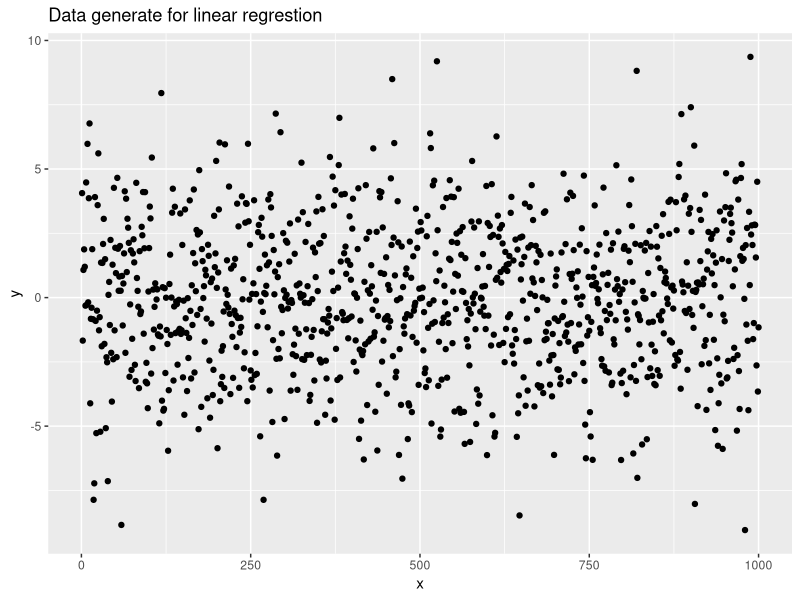
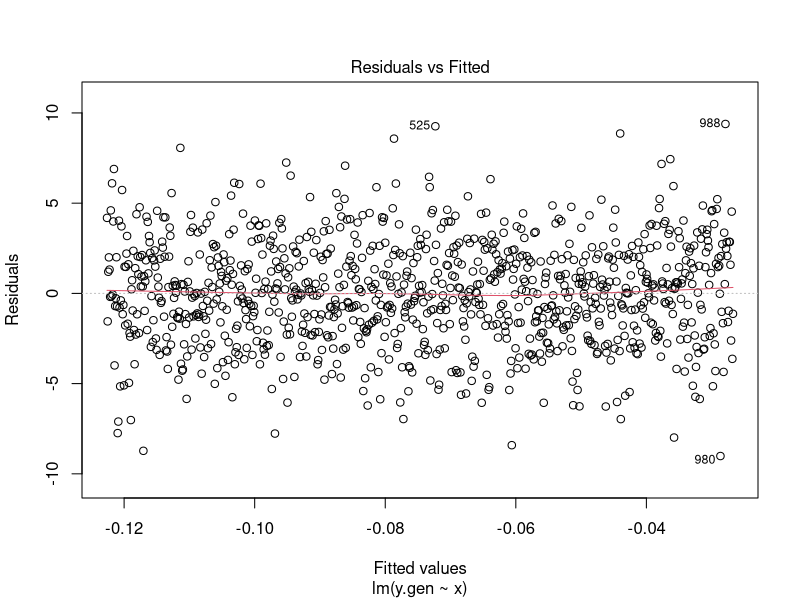
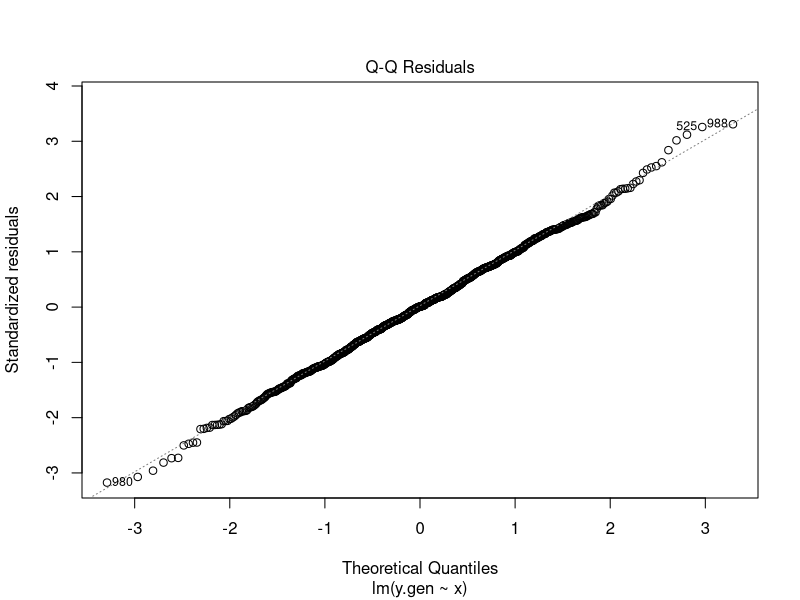
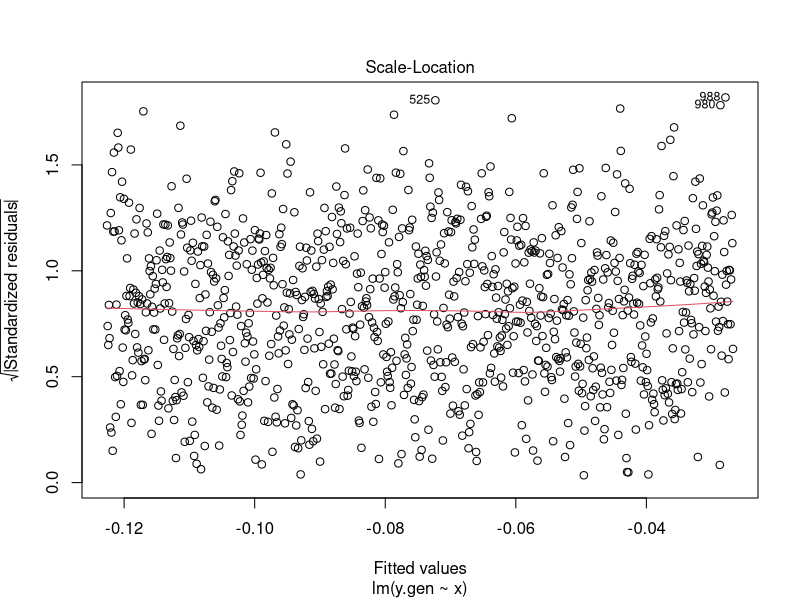
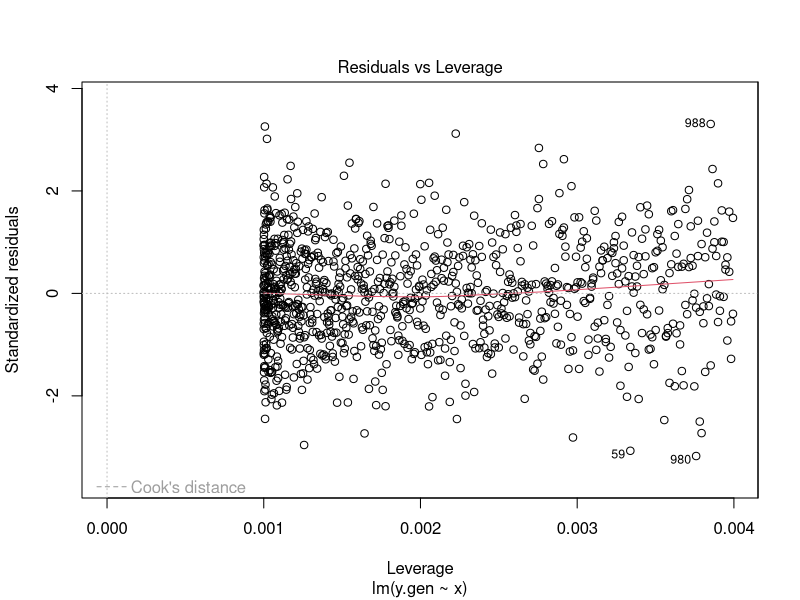

The R script that drew these images, in order:
## ---- chunk 1
library(ggplot2)

set.seed(42)

n <- 1000
x <- 1:n

# Changeable parameters
# - Change the parameters to affect the generated data points below.
# - You may copy this code multiple times to answer all the questions in the exercise.
# - You may find it reasonable to argue for multiple violations from a single generated set of data points.

contant <- 0
trend <- 0
curve_magnitue <- 0
curve_period <- 100
curve_shift <- 0
normal_noise_magnitue <- 1
norm_noise_periode <- 10000
shift_norm_noise <- 500
non_normal_noise_magnitue <- 0
non_norm_noice_periode <- 10000
shift_non_norm_noise <- 500

y.gen <- contant +
  trend * x + 
  curve_magnitue* sin(
    (x/curve_period + curve_shift)*pi
    ) + 
  normal_noise_magnitue*cos(
    (x/norm_noise_periode + shift_norm_noise/norm_noise_periode)*pi
    )*rnorm(n, sd = 3) +
  non_normal_noise_magnitue*cos(
    (x/non_norm_noice_periode + shift_non_norm_noise/non_norm_noice_periode)*pi
    ) * rexp(n, rate = 0.2) 

p <- qplot(x, y.gen, ylab = "y") +
  geom_point(size = 0.1) +
  labs(title = "Data generate for linear regrestion")

# Display the plot
print(p)
## ---- chunk 2
lm.gen <- lm(y.gen ~ x)
plot(lm.gen, which = 1)
plot(lm.gen, which = 2)
plot(lm.gen, which = 3)
plot(lm.gen, which = 5)
